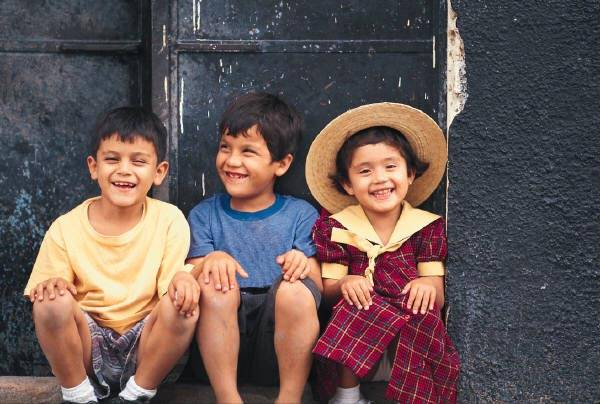
%> input picture 6th_sem/MATLAB/AN SIr till 27-Mar-2018/Copy_of_Copy_of_image1.JPG, 600 x 404 px
$ octave imageproc9.m   (GNU Octave 9; MATLAB toolbox functions it lacks are replaced by stand-ins)
%> lines starting %> are read from the running program, lines starting %| are printed output that depends on the picture
%imageproc10.m: Write a program to take reflection of an image along y-axis
%wise  and then along x-axis wise
clc;
close all;
clear all;
file1=input('\nEnter Input Image File Name=','s');
%> the answer given: Copy_of_Copy_of_image1.JPG
file2=input('Enter Output Image File Name=','s');
%> the answer given: out.png
x=imread(file1);
%> x is the input picture: size 404x600x3 uint8; mean R, G, B 101.6, 86.4, 85.3
[r,c,d]=size(x);
%> r = 404; c = 600; d = 3
y=x; % Taking copy of  all pixels of image to y
y(r+1:2*r,1:c,1:d)=x(r:-1:1,1:c,1:d); %Taking reflection along y-axis
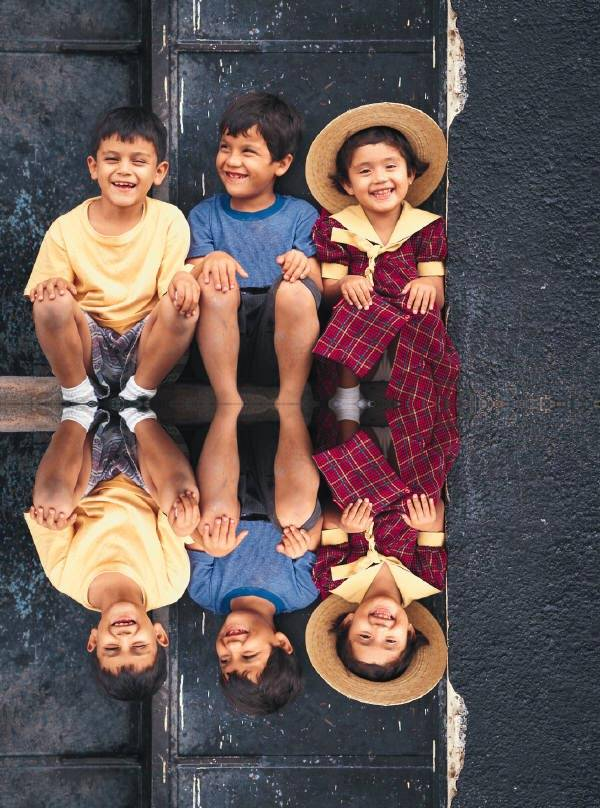
%> y: size 808x600x3 uint8; mean R, G, B 101.6, 86.4, 85.3
y(1:2*r,c+1:2*c,1:d)=y(1:2*r,c:-1:1,1:d); % Taking reflection alon x-axis
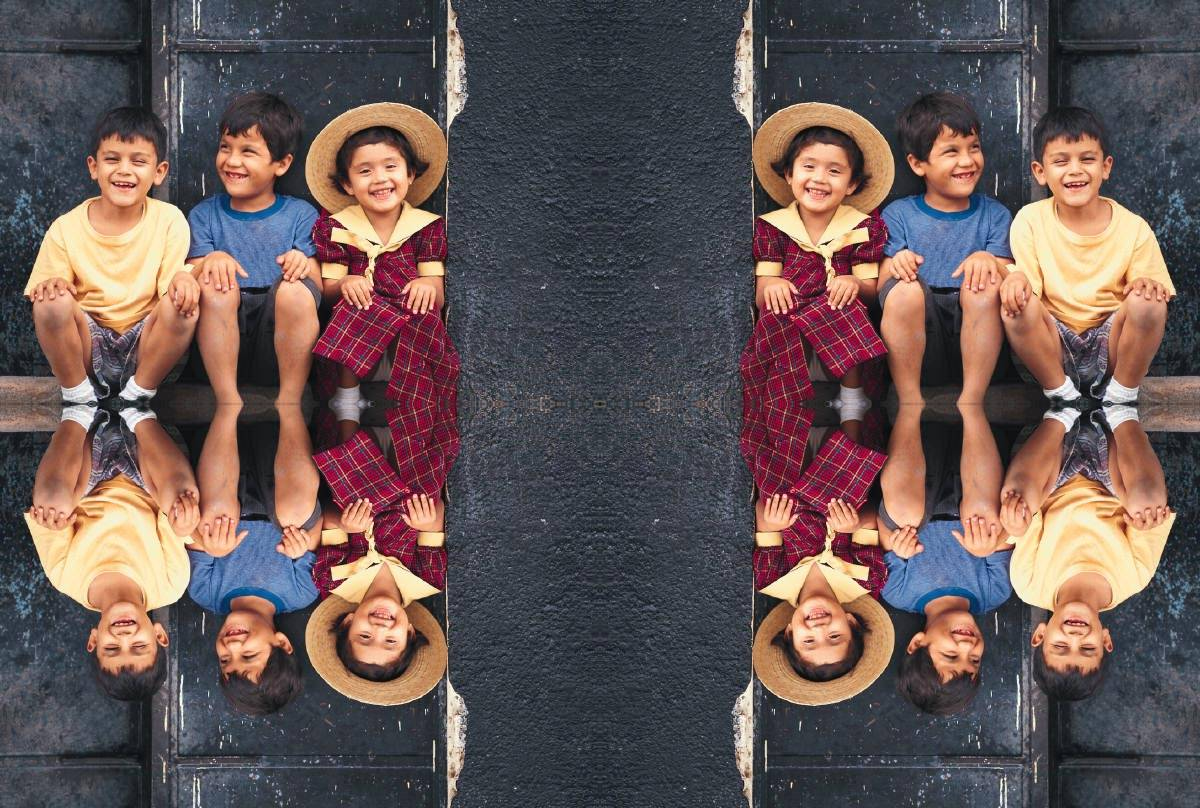
%> y: size 808x1200x3 uint8; mean R, G, B 101.6, 86.4, 85.3
imshow(y);
imwrite(y,file2);
%End of program
